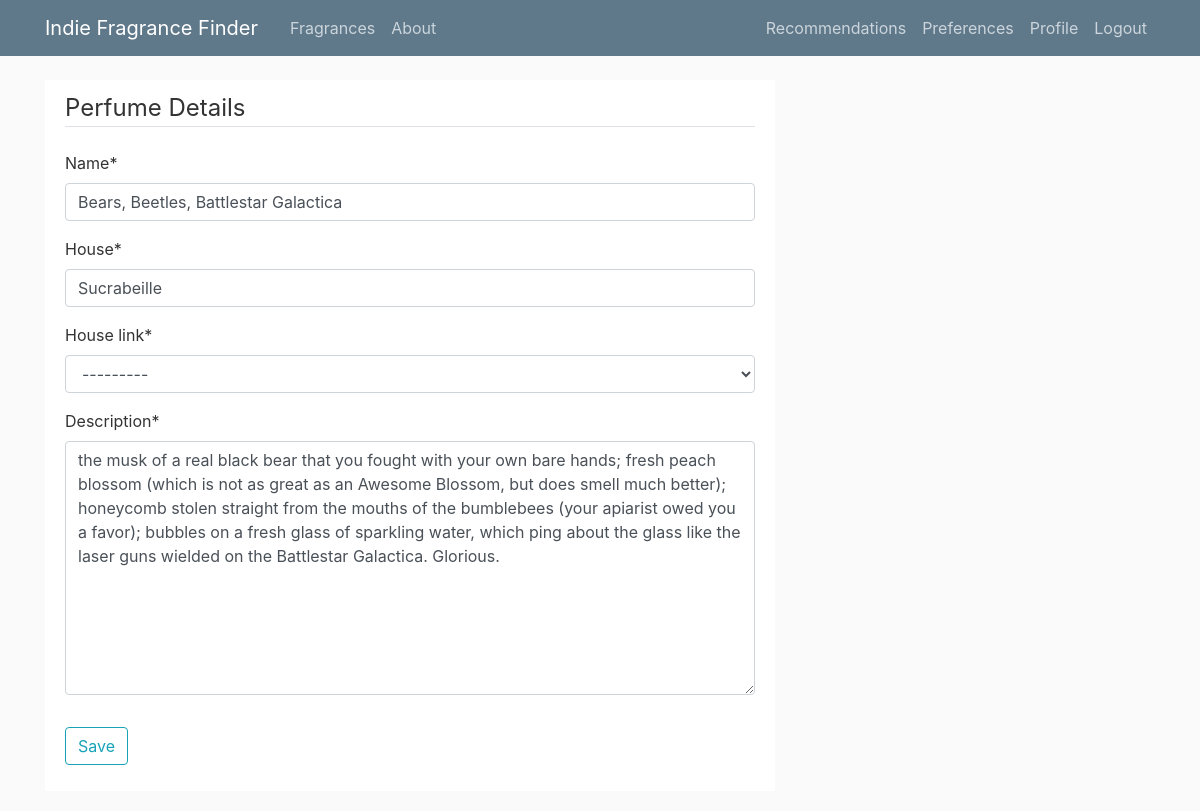
The app's page /perfume/140/update/ (signed in) with its own data.
### predictor/models.py (models this page shows, shortened)
class Perfume(models.Model):
    name = models.CharField(max_length=100)
    house = models.CharField(max_length=100)
    house_link = models.ForeignKey(House, related_name='perfumes', null=True, on_delete=models.CASCADE)
    description = models.TextField()
    added_date = models.DateTimeField(auto_now_add=True)
    added_by = models.ForeignKey(User, on_delete=models.CASCADE)
    class Meta:
        constraints = [
            models.UniqueConstraint(fields=['name', 'house'], name='house_perfume_unique')
        ]

### predictor/views.py (the view, shortened to what this page needs)
# urls.py: path('perfume/<int:pk>/update/', PerfumeUpdateView.as_view(), name='perfume-update'),
class PerfumeUpdateView(LoginRequiredMixin, UserPassesTestMixin, UpdateView):
    model = Perfume
    fields = ['name', 'house', 'house_link', 'description']
    def test_func(self):
        perfume = self.get_object()
        if self.request.user == perfume.added_by:
            return True
        return False

### predictor/templates/predictor/perfume_form.html (shortened to what this page needs)
{% extends "predictor/base.html" %}
{% load crispy_forms_tags %}
{% block content %}
<div class="content-section">
    <form method="POST">
        <fieldset class="form-group">
            <legend class="border-bottom mb-4"> Perfume Details </legend>
            {{ form|crispy }}
        </fieldset>
        <div class="form-group">
            <button class="btn btn-outline-info" type="submit"> Save </button>
        </div>
    </form>
</div>
{% endblock content%}

### predictor/static/predictor/main.css (style rules this page uses)
body { background: #fafafa; color: #333333; margin-top: 5rem; }
.content-section { background: #ffffff; padding: 10px 20px; margin-bottom: 20px; }

### records on screen
Perfume: name "Bears, Beetles, Battlestar Galactica", house "Sucrabeille", house_link "---------", description "the musk of a real black bear that you fought with your own bare hands; fresh peach blossom (which is not as great as an Awesome Blossom, but does smell much better); honeycomb stolen straight from the mouths of the bumblebees (your apiarist owed you a favor); bubbles on a fresh glass of sparkling water, which ping about the glass like the laser guns wielded on the Battlestar Galactica. Glorious."
